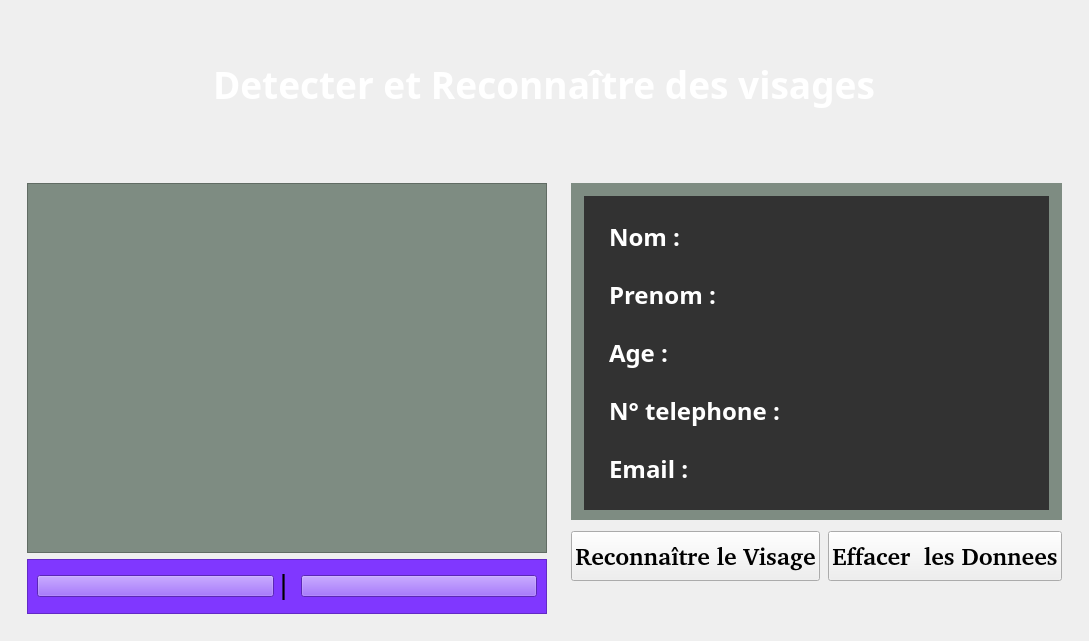
            <widget class="QWidget" name="page_3">
             <layout class="QVBoxLayout" name="verticalLayout_11">
              <property name="spacing">
               <number>0</number>
              </property>
              <property name="leftMargin">
               <number>0</number>
              </property>
              <property name="topMargin">
               <number>0</number>
              </property>
              <property name="rightMargin">
               <number>0</number>
              </property>
              <property name="bottomMargin">
               <number>0</number>
              </property>
              <item>
               <widget class="QWidget" name="homeContainer" native="true">
                <layout class="QVBoxLayout" name="verticalLayout_5">
                 <item alignment="Qt::AlignTop">
                  <widget class="QWidget" name="homeTitleContainer" native="true">
                   <property name="minimumSize">
                    <size>
                     <width>0</width>
                     <height>150</height>
                    </size>
                   </property>
                   <layout class="QHBoxLayout" name="horizontalLayout_3">
                    <item alignment="Qt::AlignHCenter">
                     <widget class="QLabel" name="homeTitle">
                      <property name="font">
                       <font>
                        <family>Fira Code SemiBold</family>
                        <pointsize>28</pointsize>
                        <weight>75</weight>
                        <bold>true</bold>
                       </font>
                      </property>
                      <property name="styleSheet">
                       <string notr="true">color: rgb(255, 255, 255);</string>
                      </property>
                      <property name="text">
                       <string>Detecter et Reconnaître des visages</string>
                      </property>
                     </widget>
                    </item>
                   </layout>
                  </widget>
                 </item>
                 <item>
                  <widget class="QWidget" name="homeMainContainer" native="true">
                   <property name="sizePolicy">
                    <sizepolicy hsizetype="Preferred" vsizetype="Expanding">
                     <horstretch>0</horstretch>
                     <verstretch>0</verstretch>
                    </sizepolicy>
                   </property>
                   <layout class="QHBoxLayout" name="horizontalLayout_13">
                    <item alignment="Qt::AlignTop">
                     <widget class="QWidget" name="videoContainer" native="true">
                      <property name="sizePolicy">
                       <sizepolicy hsizetype="Preferred" vsizetype="Preferred">
                        <horstretch>0</horstretch>
                        <verstretch>0</verstretch>
                       </sizepolicy>
                      </property>
                      <layout class="QVBoxLayout" name="verticalLayout_6">
                       <item>
                        <widget class="QFrame" name="frameVideo">
                         <property name="sizePolicy">
                          <sizepolicy hsizetype="Preferred" vsizetype="Expanding">
                           <horstretch>0</horstretch>
                           <verstretch>0</verstretch>
                          </sizepolicy>
                         </property>
                         <property name="minimumSize">
                          <size>
                           <width>520</width>
                           <height>370</height>
                          </size>
                         </property>
                         <property name="maximumSize">
                          <size>
                           <width>520</width>
                           <height>370</height>
                          </size>
                         </property>
                         <property name="font">
                          <font>
                           <family>Noto Sans Adlam Unjoined</family>
                           <pointsize>10</pointsize>
                          </font>
                         </property>
                         <property name="styleSheet">
                          <string notr="true">background-color: rgb(126, 140, 130);</string>
                         </property>
                         <property name="frameShape">
                          <enum>QFrame::StyledPanel</enum>
                         </property>
                         <property name="frameShadow">
                          <enum>QFrame::Raised</enum>
                         </property>
                         <layout class="QVBoxLayout" name="verticalLayout_8">
                          <item alignment="Qt::AlignHCenter">
                           <widget class="QLabel" name="videoLive">
                            <property name="minimumSize">
                             <size>
                              <width>500</width>
                              <height>350</height>
                             </size>
                            </property>
                            <property name="maximumSize">
                             <size>
                              <width>500</width>
                              <height>350</height>
                             </size>
                            </property>
                            <property name="text">
                             <string/>
                            </property>
                            <property name="pixmap">
                             <pixmap>backgrounds/face_reco.jpg</pixmap>
                            </property>
                            <property name="scaledContents">
                             <bool>true</bool>
                            </property>
                           </widget>
                          </item>
                         </layout>
                        </widget>
                       </item>
                       <item>
                        <widget class="QFrame" name="activeDesactiveBtn">
                         <property name="minimumSize">
                          <size>
                           <width>0</width>
                           <height>55</height>
                          </size>
                         </property>
                         <property name="maximumSize">
                          <size>
                           <width>16777215</width>
                           <height>55</height>
                          </size>
                         </property>
                         <property name="cursor">
                          <cursorShape>PointingHandCursor</cursorShape>
                         </property>
                         <property name="styleSheet">
                          <string notr="true">background-color: rgb(128, 55, 255);</string>
                         </property>
                         <property name="frameShape">
                          <enum>QFrame::StyledPanel</enum>
                         </property>
                         <property name="frameShadow">
                          <enum>QFrame::Raised</enum>
                         </property>
                         <layout class="QHBoxLayout" name="horizontalLayout_18">
                          <item>
                           <widget class="QPushButton" name="cameraActiveBtn">
                            <property name="toolTip">
                             <string>Activat Camera</string>
                            </property>
                            <property name="text">
                             <string/>
                            </property>
                            <property name="icon">
                             <iconset>
                              <normaloff>icons/camera.svg</normaloff>icons/camera.svg</iconset>
                            </property>
                            <property name="iconSize">
                             <size>
                              <width>24</width>
                              <height>24</height>
                             </size>
                            </property>
                           </widget>
                          </item>
                          <item alignment="Qt::AlignTop">
                           <widget class="QLabel" name="label">
                            <property name="maximumSize">
                             <size>
                              <width>15</width>
                              <height>16777215</height>
                             </size>
                            </property>
                            <property name="font">
                             <font>
                              <pointsize>20</pointsize>
                             </font>
                            </property>
                            <property name="text">
                             <string>|</string>
                            </property>
                           </widget>
                          </item>
                          <item>
                           <widget class="QPushButton" name="cameraDesactiveBtn">
                            <property name="toolTip">
                             <string>Desactivat Camera</string>
                            </property>
                            <property name="text">
                             <string/>
                            </property>
                            <property name="icon">
                             <iconset>
                              <normaloff>icons/camera-off.svg</normaloff>icons/camera-off.svg</iconset>
                            </property>
                            <property name="iconSize">
                             <size>
                              <width>24</width>
                              <height>24</height>
                             </size>
                            </property>
                           </widget>
                          </item>
                         </layout>
                        </widget>
                       </item>
                      </layout>
                     </widget>
                    </item>
                    <item>
                     <widget class="QWidget" name="labDataBtnContainer" native="true">
                      <property name="sizePolicy">
                       <sizepolicy hsizetype="Expanding" vsizetype="Expanding">
                        <horstretch>0</horstretch>
                        <verstretch>0</verstretch>
                       </sizepolicy>
                      </property>
                      <layout class="QVBoxLayout" name="verticalLayout_31">
                       <property name="bottomMargin">
                        <number>37</number>
                       </property>
                       <item>
                        <widget class="QWidget" name="back" native="true">
                         <property name="sizePolicy">
                          <sizepolicy hsizetype="Expanding" vsizetype="Expanding">
                           <horstretch>0</horstretch>
                           <verstretch>0</verstretch>
                          </sizepolicy>
                         </property>
                         <property name="minimumSize">
                          <size>
                           <width>0</width>
                           <height>0</height>
                          </size>
                         </property>
                         <property name="maximumSize">
                          <size>
                           <width>16777215</width>
                           <height>16777215</height>
                          </size>
                         </property>
                         <property name="styleSheet">
                          <string notr="true">background-color: rgb(126, 140, 130);


</string>
                         </property>
                         <layout class="QHBoxLayout" name="horizontalLayout_27">
                          <property name="bottomMargin">
                           <number>6</number>
                          </property>
                          <item>
                           <widget class="QWidget" name="labDataContainer" native="true">
                            <property name="styleSheet">
                             <string notr="true">color: rgb(255, 255, 255);
background-color: rgb(50, 50, 50);
margin: 4px;</string>
                            </property>
                            <layout class="QHBoxLayout" name="horizontalLayout_12">
                             <item>
                              <widget class="QWidget" name="labSubContainer" native="true">
                               <layout class="QVBoxLayout" name="verticalLayout_25">
                                <item>
                                 <widget class="QLabel" name="fnameLab">
                                  <property name="maximumSize">
                                   <size>
                                    <width>16777215</width>
                                    <height>50</height>
                                   </size>
                                  </property>
                                  <property name="font">
                                   <font>
                                    <family>Fira Code Retina</family>
                                    <pointsize>18</pointsize>
                                    <weight>75</weight>
                                    <bold>true</bold>
                                   </font>
                                  </property>
                                  <property name="text">
                                   <string>Nom :</string>
                                  </property>
                                 </widget>
                                </item>
                                <item>
                                 <widget class="QLabel" name="lnameLab">
                                  <property name="maximumSize">
                                   <size>
                                    <width>16777215</width>
                                    <height>50</height>
                                   </size>
                                  </property>
                                  <property name="font">
                                   <font>
                                    <family>Fira Code Retina</family>
                                    <pointsize>18</pointsize>
                                    <weight>75</weight>
                                    <bold>true</bold>
                                   </font>
                                  </property>
                                  <property name="text">
                                   <string>Prenom :</string>
                                  </property>
                                 </widget>
                                </item>
                                <item>
                                 <widget class="QLabel" name="ageLab">
                                  <property name="maximumSize">
                                   <size>
                                    <width>16777215</width>
                                    <height>50</height>
                                   </size>
                                  </property>
                                  <property name="font">
                                   <font>
                                    <family>Fira Code Retina</family>
                                    <pointsize>18</pointsize>
                                    <weight>75</weight>
                                    <bold>true</bold>
                                   </font>
                                  </property>
                                  <property name="text">
                                   <string>Age :</string>
                                  </property>
                                 </widget>
                                </item>
                                <item>
                                 <widget class="QLabel" name="phonenumLab">
                                  <property name="maximumSize">
                                   <size>
                                    <width>16777215</width>
                                    <height>50</height>
                                   </size>
                                  </property>
                                  <property name="font">
                                   <font>
                                    <family>Fira Code Retina</family>
                                    <pointsize>18</pointsize>
                                    <weight>75</weight>
                                    <bold>true</bold>
                                   </font>
                                  </property>
                                  <property name="text">
                                   <string>N° telephone :</string>
                                  </property>
                                 </widget>
                                </item>
                                <item>
                                 <widget class="QLabel" name="emailLab">
                                  <property name="maximumSize">
                                   <size>
                                    <width>16777215</width>
                                    <height>50</height>
                                   </size>
                                  </property>
                                  <property name="font">
                                   <font>
                                    <family>Fira Code Retina</family>
                                    <pointsize>18</pointsize>
                                    <weight>75</weight>
                                    <bold>true</bold>
                                   </font>
                                  </property>
                                  <property name="text">
                                   <string>Email :</string>
                                  </property>
                                 </widget>
                                </item>
                               </layout>
                              </widget>
                             </item>
                             <item>
                              <widget class="QWidget" name="dataSubContainer" native="true">
                               <property name="sizePolicy">
                                <sizepolicy hsizetype="Expanding" vsizetype="Preferred">
                                 <horstretch>0</horstretch>
                                 <verstretch>0</verstretch>
                                </sizepolicy>
                               </property>
                               <property name="font">
                                <font>
                                 <family>Fira Code SemiBold</family>
                                </font>
                               </property>
                               <layout class="QVBoxLayout" name="verticalLayout_30">
                                <item>
                                 <widget class="QLabel" name="fnameData">
                                  <property name="maximumSize">
                                   <size>
                                    <width>16777215</width>
                                    <height>50</height>
                                   </size>
                                  </property>
                                  <property name="font">
                                   <font>
                                    <family>Fira Code Retina</family>
                                    <pointsize>18</pointsize>
                                    <weight>75</weight>
                                    <bold>true</bold>
                                   </font>
                                  </property>
                                  <property name="text">
                                   <string/>
                                  </property>
                                 </widget>
                                </item>
                                <item>
                                 <widget class="QLabel" name="lnameData">
                                  <property name="maximumSize">
                                   <size>
                                    <width>16777215</width>
                                    <height>50</height>
                                   </size>
                                  </property>
                                  <property name="font">
                                   <font>
                                    <family>Fira Code Retina</family>
                                    <pointsize>18</pointsize>
                                    <weight>75</weight>
                                    <bold>true</bold>
                                   </font>
                                  </property>
                                  <property name="text">
                                   <string/>
                                  </property>
                                 </widget>
                                </item>
                                <item>
                                 <widget class="QLabel" name="ageData">
                                  <property name="maximumSize">
                                   <size>
                                    <width>16777215</width>
                                    <height>50</height>
                                   </size>
                                  </property>
                                  <property name="font">
                                   <font>
                                    <family>Fira Code Retina</family>
                                    <pointsize>18</pointsize>
                                    <weight>75</weight>
                                    <bold>true</bold>
                                   </font>
                                  </property>
                                  <property name="text">
                                   <string/>
                                  </property>
                                 </widget>
                                </item>
                                <item>
                                 <widget class="QLabel" name="phonenumData">
                                  <property name="maximumSize">
                                   <size>
                                    <width>16777215</width>
                                    <height>50</height>
                                   </size>
                                  </property>
                                  <property name="font">
                                   <font>
                                    <family>Fira Code Retina</family>
                                    <pointsize>18</pointsize>
                                    <weight>75</weight>
                                    <bold>true</bold>
                                   </font>
                                  </property>
                                  <property name="text">
                                   <string/>
                                  </property>
                                 </widget>
                                </item>
                                <item>
                                 <widget class="QLabel" name="emailData">
                                  <property name="maximumSize">
                                   <size>
                                    <width>16777215</width>
                                    <height>50</height>
                                   </size>
                                  </property>
                                  <property name="font">
                                   <font>
                                    <family>Fira Code Retina</family>
                                    <pointsize>18</pointsize>
                                    <weight>75</weight>
                                    <bold>true</bold>
                                   </font>
                                  </property>
                                  <property name="text">
                                   <string/>
                                  </property>
                                 </widget>
                                </item>
                               </layout>
                              </widget>
                             </item>
                            </layout>
                           </widget>
                          </item>
                         </layout>
                        </widget>
                       </item>
                       <item alignment="Qt::AlignBottom">
                        <widget class="QWidget" name="widget_3" native="true">
                         <property name="minimumSize">
                          <size>
                           <width>0</width>
                           <height>60</height>
                          </size>
                         </property>
                         <layout class="QHBoxLayout" name="horizontalLayout_28">
                          <property name="spacing">
                           <number>8</number>
                          </property>
                          <property name="leftMargin">
                           <number>0</number>
                          </property>
                          <property name="topMargin">
                           <number>0</number>
                          </property>
                          <property name="rightMargin">
                           <number>0</number>
                          </property>
                          <property name="bottomMargin">
                           <number>0</number>
                          </property>
                          <item>
                           <widget class="QPushButton" name="recognizeBtn">
                            <property name="minimumSize">
                             <size>
                              <width>0</width>
                              <height>50</height>
                             </size>
                            </property>
                            <property name="font">
                             <font>
                              <family>URW Gothic [urw]</family>
                              <pointsize>18</pointsize>
                              <weight>75</weight>
                              <bold>true</bold>
                             </font>
                            </property>
                            <property name="cursor">
                             <cursorShape>PointingHandCursor</cursorShape>
                            </property>
                            <property name="text">
                             <string>Reconnaître le Visage</string>
                            </property>
                           </widget>
                          </item>
                          <item>
                           <widget class="QPushButton" name="clearDataBtn">
                            <property name="minimumSize">
                             <size>
                              <width>0</width>
                              <height>50</height>
                             </size>
                            </property>
                            <property name="font">
                             <font>
                              <family>URW Gothic [urw]</family>
                              <pointsize>18</pointsize>
                              <weight>75</weight>
                              <bold>true</bold>
                             </font>
                            </property>
                            <property name="cursor">
                             <cursorShape>PointingHandCursor</cursorShape>
                            </property>
                            <property name="text">
                             <string>Effacer  les Donnees</string>
                            </property>
                           </widget>
                          </item>
                         </layout>
                        </widget>
                       </item>
                      </layout>
                     </widget>
                    </item>
                   </layout>
                  </widget>
                 </item>
                </layout>
               </widget>
              </item>
             </layout>
            </widget>
